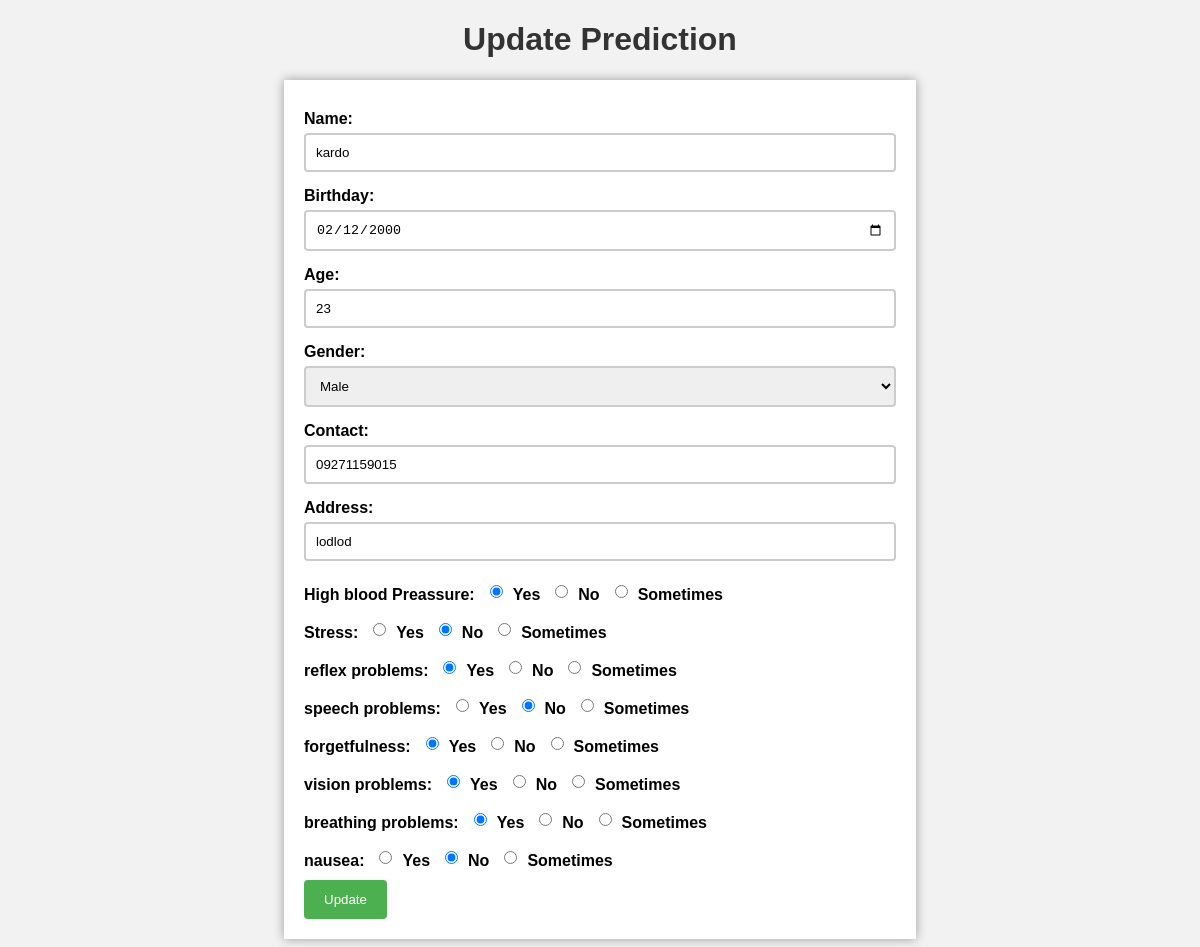
/update/14, run on the app's committed database.
### tables this page shows
CREATE TABLE predictions
                (id INTEGER PRIMARY KEY,
                name TEXT,
                birthday TEXT,
                age INTEGER,
                gender TEXT,
                contact TEXT,
                address TEXT,
                code TEXT UNIQUE,
                q1 TEXT,
                q2 TEXT,
                q3 TEXT,
                q4 TEXT,
                q5 TEXT,
                q6 TEXT,
                q7 TEXT,
                q8 TEXT,
                prediction TEXT);

### app.py (the view, shortened to what this page needs)
@app.route('/update/<int:id>', methods=['GET', 'POST'])
def update(id):
    conn = sqlite3.connect('database.db')
    cur = conn.cursor()
    cur.execute('SELECT * FROM predictions WHERE id = ?', (id,))
    prediction = cur.fetchone()
    conn.close()
    return render_template('update.html', prediction=prediction)

### templates/update.html (shortened to what this page needs)
<!DOCTYPE html>
<html lang="en">
<head>
</head>
<body>
    <h1>Update Prediction</h1>
<form method="POST" action="/update/{{ prediction[0] }}">
  <label for="name">Name:</label>
  <input type="text" id="name" name="name" value="{{ prediction[1] }}">
  <label for="birthday">Birthday:</label>
  <input type="date" id="birthday" name="birthday" value="{{ prediction[2] }}" onchange="updateAge()">
  <label for="age">Age:</label>
  <input type="text" id="age" name="age" value="{{ prediction[3] }}" readonly>
  <label for="gender">Gender:</label>
  <select id="gender" name="gender">
    <option value="Male" {% if prediction[4] == "Male" %}selected{% endif %}>Male</option>
  </select>
  <label for="contact">Contact:</label>
  <input type="text" id="contact" name="contact" value="{{ prediction[5] }}">
  <label for="address">Address:</label>
  <input type="text" id="address" name="address" value="{{ prediction[6] }}">
  <div class="question-group">
    <label for="q1">High blood Preassure:</label>
    <div class="radio-group">
      <input type="radio" id="q1-yes" name="q1" value="Yes" {% if prediction[8] == "Yes" %}checked{% endif %}>
      <label for="q1-yes">Yes</label>
      <input type="radio" id="q1-no" name="q1" value="No" {% if prediction[8] == "No" %}checked{% endif %}>
      <label for="q1-no">No</label>
      <input type="radio" id="q1-sometimes" name="q1" value="Sometimes" {% if prediction[8] == "Sometimes" %}checked{% endif %}>
      <label for="q1-sometimes">Sometimes</label>
    </div>
  </div>
  <div class="question-group">
    <label for="q2">Stress:</label>
    <div class="radio-group">
      <input type="radio" id="q2-yes" name="q2" value="Yes" {% if prediction[9] == "Yes" %}checked{% endif %}>
      <label for="q2-yes">Yes</label>
      <input type="radio" id="q2-no" name="q2" value="No" {% if prediction[9] == "No" %}checked{% endif %}>
      <label for="q2-no">No</label>
      <input type="radio" id="q2-sometimes" name="q2" value="Sometimes" {% if prediction[9] == "Sometimes" %}checked{% endif %}>
      <label for="q2-sometimes">Sometimes</label>
    </div>
  </div>
  <div class="question-group">
    <label for="q3">reflex problems:</label>
    <div class="radio-group">
      <input type="radio" id="q3-yes" name="q3" value="Yes" {% if prediction[10] == "Yes" %}checked{% endif %}>
      <label for="q3-yes">Yes</label>
      <input type="radio" id="q3-no" name="q3" value="No" {% if prediction[10] == "No" %}checked{% endif %}>
      <label for="q3-no">No</label>
      <input type="radio" id="q3-sometimes" name="q3" value="Sometimes" {% if prediction[10] == "Sometimes" %}checked{% endif %}>
      <label for="q3-sometimes">Sometimes</label>
    </div>
  </div>
  <div class="question-group">
    <label for="q4">speech problems:</label>
    <div class="radio-group">
      <input type="radio" id="q4-yes" name="q4" value="Yes" {% if prediction[11] == "Yes" %}checked{% endif %}>
      <label for="q4-yes">Yes</label>
      <input type="radio" id="q4-no" name="q4" value="No" {% if prediction[11] == "No" %}checked{% endif %}>
      <label for="q4-no">No</label>
      <input type="radio" id="q4-sometimes" name="q4" value="Sometimes" {% if prediction[11] == "Sometimes" %}checked{% endif %}>
      <label for="q4-sometimes">Sometimes</label>
    </div>
  </div>
  <div class="question-group">
    <label for="q5">forgetfulness:</label>
    <div class="radio-group">
      <input type="radio" id="q5-yes" name="q5" value="Yes" {% if prediction[12] == "Yes" %}checked{% endif %}>
      <label for="q5-yes">Yes</label>
      <input type="radio" id="q5-no" name="q5" value="No" {% if prediction[12] == "No" %}checked{% endif %}>
      <label for="q5-no">No</label>
      <input type="radio" id="q5-sometimes" name="q5" value="Sometimes" {% if prediction[12] == "Sometimes" %}checked{% endif %}>
      <label for="q5-sometimes">Sometimes</label>
    </div>
  </div>
  <div class="question-group">
    <label for="q6">vision problems:</label>
    <div class="radio-group">
      <input type="radio" id="q6-yes" name="q6" value="Yes" {% if prediction[13] == "Yes" %}checked{% endif %}>
      <label for="q6-yes">Yes</label>
      <input type="radio" id="q6-no" name="q6" value="No" {% if prediction[13] == "No" %}checked{% endif %}>
      <label for="q6-no">No</label>
      <input type="radio" id="q6-sometimes" name="q6" value="Sometimes" {% if prediction[13] == "Sometimes" %}checked{% endif %}>
      <label for="q6-sometimes">Sometimes</label>
    </div>
  </div>
  <div class="question-group">
    <label for="q7">breathing problems:</label>
    <div class="radio-group">
      <input type="radio" id="q7-yes" name="q7" value="Yes" {% if prediction[14] == "Yes" %}checked{% endif %}>
      <label for="q7-yes">Yes</label>
      <input type="radio" id="q7-no" name="q7" value="No" {% if prediction[14] == "No" %}checked{% endif %}>
      <label for="q7-no">No</label>
      <input type="radio" id="q7-sometimes" name="q7" value="Sometimes" {% if prediction[14] == "Sometimes" %}checked{% endif %}>
      <label for="q7-sometimes">Sometimes</label>
    </div>
  </div>
  <div class="question-group">
    <label for="q8">nausea:</label>
    <div class="radio-group">
      <input type="radio" id="q8-yes" name="q8" value="Yes" {% if prediction[15] == "Yes" %}checked{% endif %}>
      <label for="q8-yes">Yes</label>
      <input type="radio" id="q2-no" name="q8" value="No" {% if prediction[15] == "No" %}checked{% endif %}>
      <label for="q8-no">No</label>
      <input type="radio" id="q8-sometimes" name="q8" value="Sometimes" {% if prediction[15] == "Sometimes" %}checked{% endif %}>
      <label for="q8-sometimes">Sometimes</label>
    </div>
  </div>
  <input type="submit" value="Update">
</form>
</body>
</html>

### templates/update.html (style rules this page uses)
body { font-family: Arial, sans-serif; background-color: #f2f2f2; }
h1 { text-align: center; color: #333333; }
form { margin: 0 auto; width: 50%; padding: 20px; background-color: #ffffff; box-shadow: 0px 0px 10px #999999; }
label { display: block; margin-top: 10px; font-weight: bold; }
input[type="text"], select { display: block; width: 100%; padding: 10px; margin-top: 5px; margin-bottom: 15px; border: 2px solid #ccc; border-radius: 4px; box-sizing: border-box; }
input[type="date"] { display: block; width: 100%; padding: 10px; margin-top: 5px; margin-bottom: 15px; border: 2px solid #ccc; border-radius: 4px; box-sizing: border-box; }
input[type="radio"] { display: inline-block; margin-right: 10px; }
input[type="submit"] { background-color: #4CAF50; color: white; padding: 12px 20px; border: none; border-radius: 4px; cursor: pointer; }
.radio-group { display: inline-block; }
.radio-group input[type="radio"], .radio-group label { display: inline-block; vertical-align: middle; }
.question-group { display: flex; align-items: center; margin-bottom: 10px; }
.question-group label { margin-right: 10px; }
.radio-group { display: flex; }

### data on the page
predictions: name "kardo", birthday "02/12/2000", age "23", gender "Male", contact "09271159015", address "lodlod", q1 "☑ Yes", q1 "☐ No", q1 "☐ Sometimes", q2 "☐ Yes", q2 "☑ No", q2 "☐ Sometimes", q3 "☑ Yes", q3 "☐ No", q3 "☐ Sometimes", q4 "☐ Yes", q4 "☑ No", q4 "☐ Sometimes", q5 "☑ Yes", q5 "☐ No", q5 "☐ Sometimes", q6 "☑ Yes", q6 "☐ No", q6 "☐ Sometimes", q7 "☑ Yes", q7 "☐ No", q7 "☐ Sometimes", q8 "☐ Yes", q8 "☑", q8 "☐ Sometimes"
